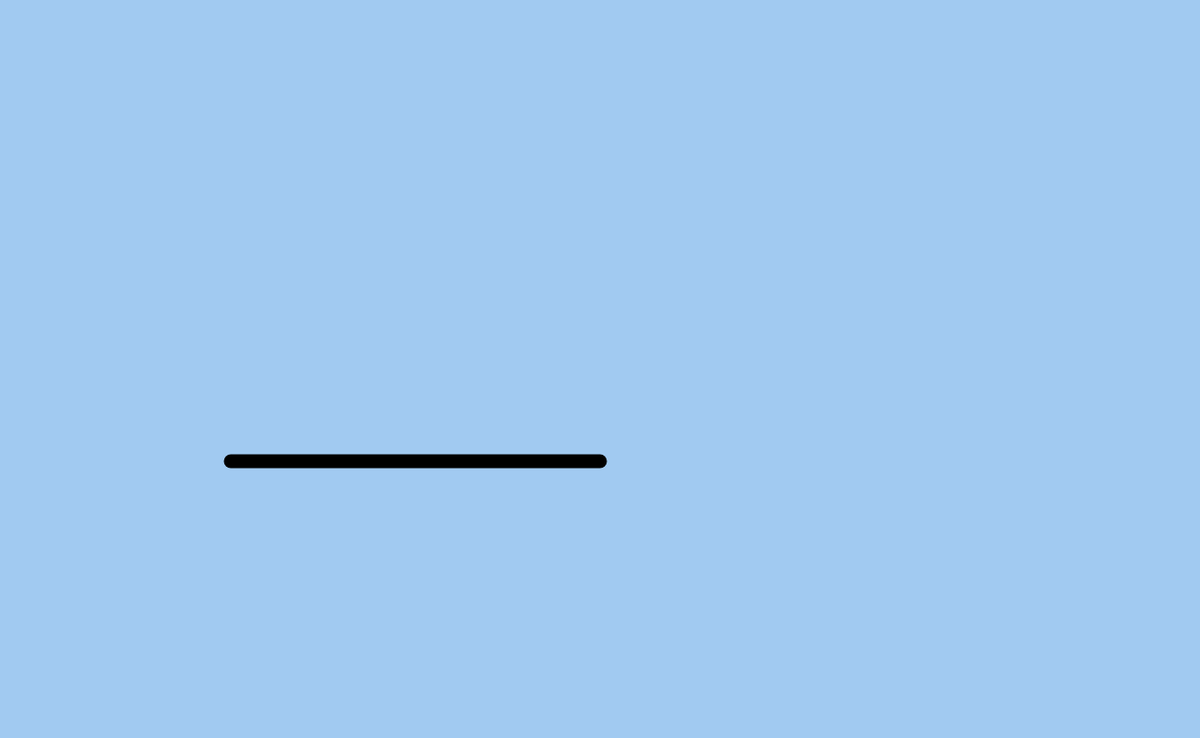
Frame 1 (no input)
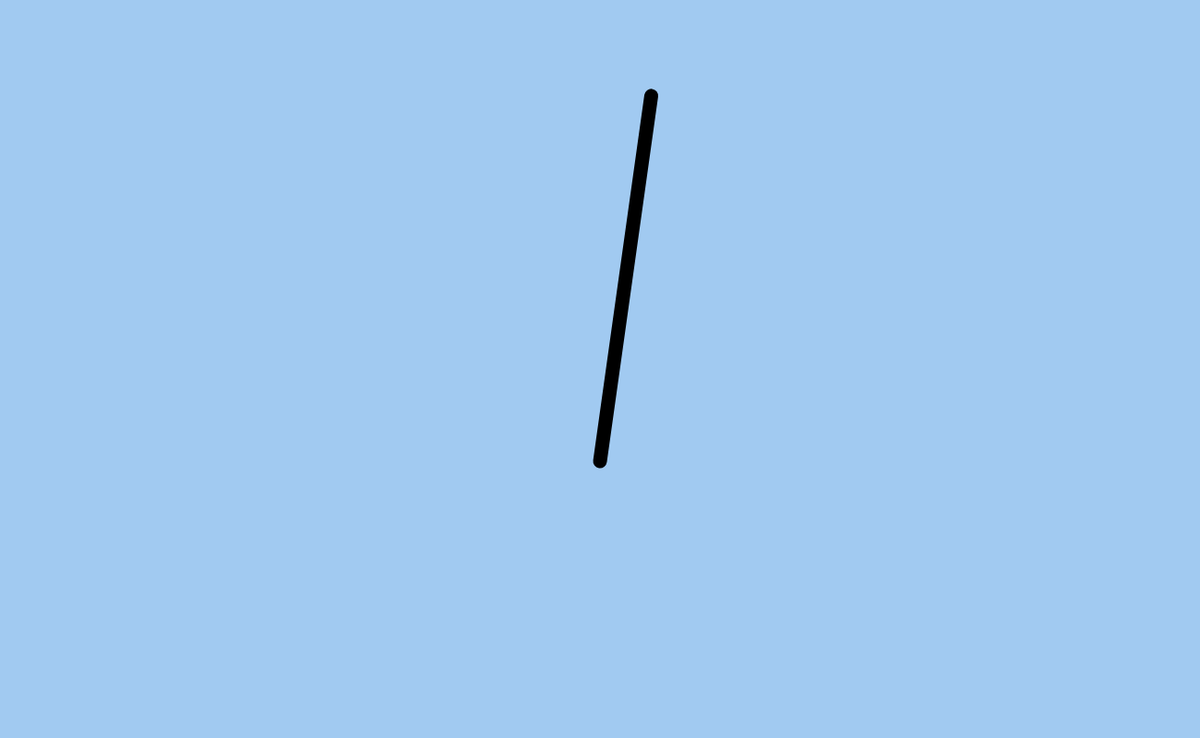
Frame 60 (no input)
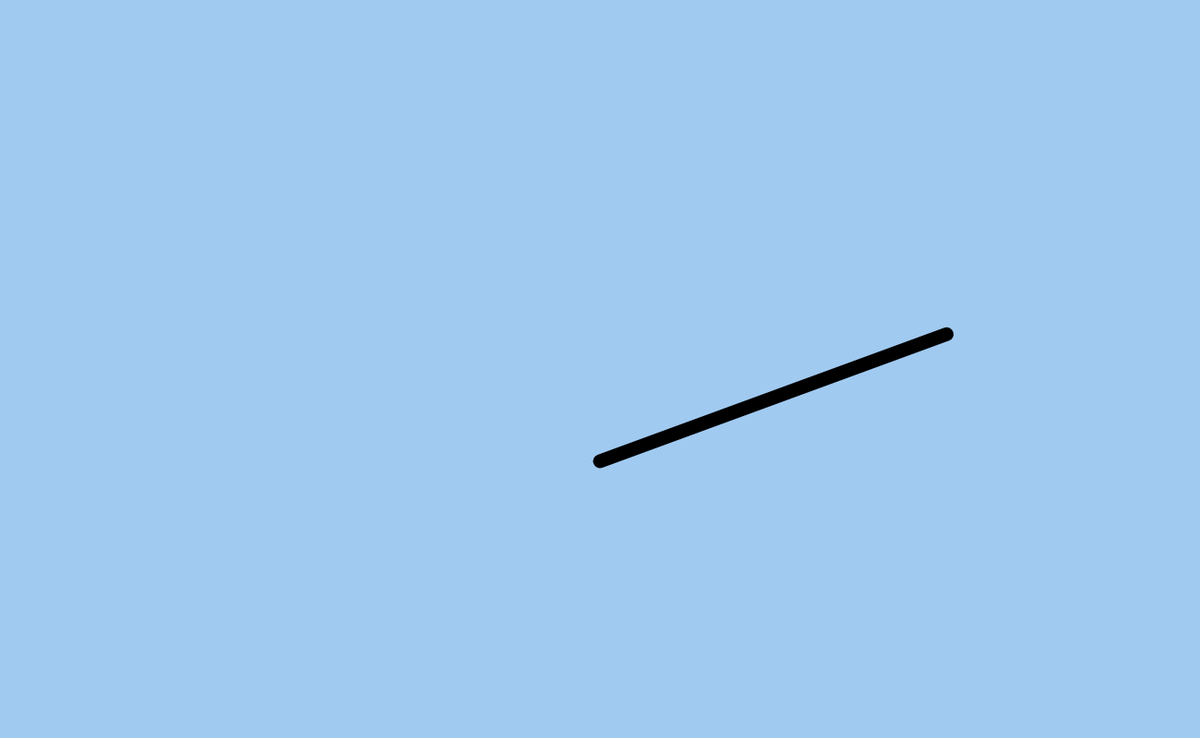
Frame 120 (the mouse pressed at the canvas centre since frame 60)

The p5.js sketch that drew these frames (run headless with seeded random() and noise() and a simulated clock; from frame 60 on, the mouse is pressed at the canvas centre):

// p5.js sketch
// ── sketch.js
var angle = 0.0;
var speed = 0.030;
var angleDirection = 1;

function setup() {
  createCanvas(1300, 800);
  stroke(0);
  strokeWeight(15);

}

function draw(){
  // essuie glasse droit
  background(161, 202, 241);
  translate(650, 500);
  rotate(angle);
  line(0, 0, -400, 0);
  angle+= speed*-angleDirection;
  if ((angle > PI || angle < 0)) {
    angleDirection*= -1;
  }
}
